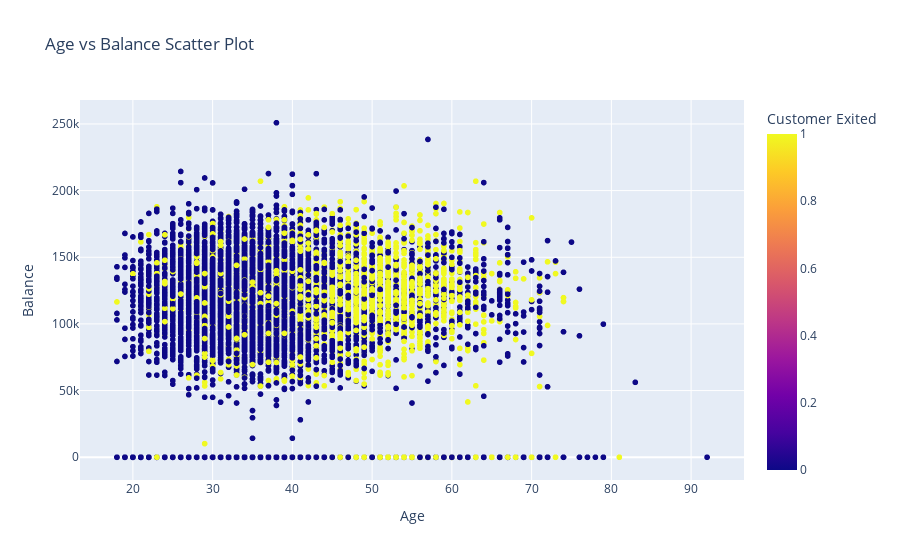

Notebook cell for this chart:
### Markdown cell above
## High-Density Areas
- **Common Profiles**: The plot shows several distinct high-density areas, particularly around the centers of these contours. These likely represent common profiles or segments within the bank’s customer base.
- **Strategic Focus**: By focusing on these areas, we can develop strategies to address the needs of the largest segments of the customer base, reinforcing successful aspects of current banking services.

## Peaks in Density
- **Customer Segmentation**: The peaks in the density plot (areas where contour lines are densest) suggest typical customer profiles or segments within the data. 
- **Churn Insights**: Understanding these peaks can help to identify common characteristics of customers who are more or less likely to churn, allowing for more targeted marketing and retention strategies.

## Sparse Contours
- **Atypical Customers**: Areas where the contours are sparse show fewer customers with those characteristics, representing atypical customer profiles.
- **Risk of Churn**: These might be customers who do not conform to the common patterns and could be at a higher risk of churn.
- **Specialized Strategies**: It is important to target these areas with specialized strategies that aim to understand and potentially reduce churn in these less common customer profiles.

### Code cell
import plotly.express as px

# Assuming 'bank_data' is your DataFrame
fig = px.scatter(bank_data, x='Age', y='Balance', color='Exited',
                 title='Age vs Balance Scatter Plot',
                 labels={'Exited': 'Customer Exited'},
                 hover_data=['CreditScore'])

fig.show()

### Figure 1 — Plotly figure (JSON) as saved in the notebook; plotly's stock layout.template omitted (floating-point values rounded to 4 significant figures; data arrays with more than 128 entries replaced by an {"elided": "..."} marker saying what was removed)
{"data": [{"customdata": {"elided": "23221x1 int values"}, "hovertemplate": "Age=%{x}<br>Balance=%{y}<br>CreditScore=%{customdata[0]}<br>Customer Exited=%{marker.color}<extra></extra>", "legendgroup": "", "marker": {"color": {"elided": "23221 int values"}, "coloraxis": "coloraxis", "symbol": "circle"}, "mode": "markers", "name": "", "showlegend": false, "type": "scattergl", "x": {"elided": "23221 int values"}, "xaxis": "x", "y": {"elided": "23221 float values"}, "yaxis": "y"}], "layout": {"coloraxis": {"colorbar": {"title": {"text": "Customer Exited"}}, "colorscale": [[0, "#0d0887"], [0.1111, "#46039f"], [0.2222, "#7201a8"], [0.3333, "#9c179e"], [0.4444, "#bd3786"], [0.5556, "#d8576b"], [0.6667, "#ed7953"], [0.7778, "#fb9f3a"], [0.8889, "#fdca26"], [1, "#f0f921"]]}, "legend": {"tracegroupgap": 0}, "title": {"text": "Age vs Balance Scatter Plot"}, "xaxis": {"anchor": "y", "domain": [0, 1], "title": {"text": "Age"}}, "yaxis": {"anchor": "x", "domain": [0, 1], "title": {"text": "Balance"}}}}
